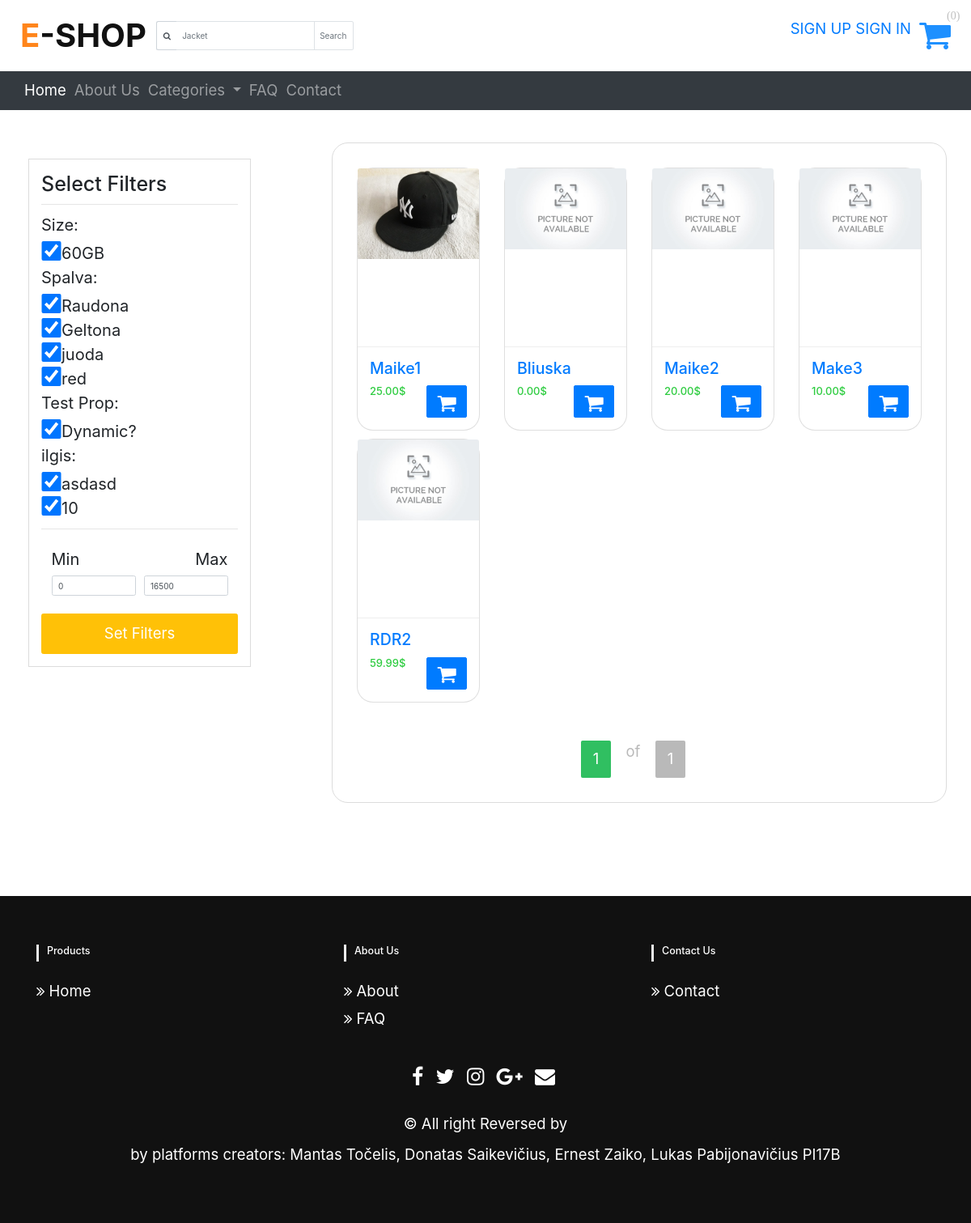
The page / on the database its author committed.
### products/models.py (models this page shows, shortened)
class Property(models.Model):
    name = models.CharField(max_length=60)
    description = models.CharField(max_length=1000, blank=True)
    product = models.ForeignKey(Product, on_delete=models.CASCADE)

class Product(models.Model):
    title = models.CharField(max_length=30)
    price = models.DecimalField(decimal_places=2, max_digits=7, default=0)
    productCode = models.CharField(max_length=30, default="")
    categories = models.ForeignKey(Category, default=1, blank=True, on_delete=models.CASCADE)
    quantity = models.PositiveIntegerField(default=0)

class ProductImage(models.Model):
    product = models.ForeignKey(Product, null=True, on_delete=models.CASCADE)
    image = models.ImageField(upload_to=  upload_path_handler)

### frontend/views.py (the view)
# urls.py: 2. Add a URL to urlpatterns:  path('', views.home, name='home')
def home(request, products=None, message=None):
    term = request.POST.get('term')
    if not products:
        products = product_helpers.get_products(request)
    if term:
        term = request.POST.get('term')
        products = product_helpers.search_products((term))
    if term and len(products) > 0:
        paginator = Paginator(products, len(products))
    else:
        paginator = Paginator(products, 9)
    page = request.GET.get('page')
    products = paginator.get_page(page)
    return render(request, 'frontend/home.html', {
        "products": products,
    })

### eshop/context_processors.py (called while the page is built)
def categories_list(request):
    categories_list = Category.objects.filter(level__lte=1)
    return {'categories': categories_list}

def properties_list(request):
    attributes = Property.objects.order_by(
        'name').values('name', 'description').distinct()
    attributes_temp = []
    lastName = ""
    for att in attributes:
        if att['name'] == lastName:
            attributes_temp.append(att)
        else:
            lastName = att['name']
            attributes_temp.append({'globalName': att['name']})
            attributes_temp.append(att)
    return {'properties': attributes_temp}

### products/views.py (called while the page is built)
def get_products(request):
    products = Product.objects.all()
    return products

### frontend/templates/frontend/home.html (shortened to what this page needs)
{% extends "frontend/base.html" %} {% block content %}
<div class="container-fluid">
  <div class="row p-4 justify-content-between">
    <div class="col-md-3 side-menu-container">
      <div class="row ">
        <div class="container p-4" style="border: 1px solid gainsboro">
          {% include "frontend/components/filterSide.html" %}
        </div>
      </div>
    </div>
    <div class="col-md-8 product-container ">
      <div class="row flex-column  ">
        <div class="col">
          <div class="row">
              {% include "frontend/components/products.html" %}
          </div>
        </div>
        {% if products %}
        <div class="col justify-content-center pagination">
          {% include "frontend/components/product-pagination.html" %}
        </div>
        {% endif %}
      </div>
    </div>
    {% endblock %}

### frontend/templates/frontend/components/filterSide.html
<div class="cardx">
    <h1>Select Filters</h1>
    <hr />
    <form method="GET" action="/filter/">
        <div class="d-flex flex-column justify-content-around ">
            {% if propertiesCust %}
                {% for prop in propertiesCust %}
                    <div class="d-flex flex-row justify-content-between">
                        {% if prop.globalName %}
                            <div>
                                <label>{{prop.globalName}}:</label>
                            </div>
                        {% else %}
                            <div class="d-flex flex-row">
                                    <span class="check-input"><input   class="form-control" type="checkbox" name="{{prop.name}}" value="{{prop.description}}" id="prop-{{prop.pk}}" checked></span>
                                    <span>{{prop.description}}</span>
                            </div>
                        {% endif %}
                    </div>
                {% endfor %}
            {% else %}
                {% for prop in properties %}
                    <div class="d-flex flex-row justify-content-between" >
                    {% if prop.globalName %}
                        <div>
                            <label>{{prop.globalName}}:</label>
                        </div>
                    {% else %}
                        <div class="d-flex flex-row">
                                <span class="check-input"><input   id="prop-{{prop.pk}}" class="form-control" type="checkbox" name="{{prop.name}}" value="{{prop.description}}" checked></span>
                                <span>{{prop.description}}</span>
                        </div>
                    {% endif %}
                    </div>
                {% endfor %}
        {% endif %}
        </div>
        <hr/>
        <div class="filter-content">
            <div class="card-body">
                <div class="form-row">
                    <div class="form-group col-md-6">
                        <label>Min</label>
                        <input value="0" name="minPrice" type="number" class="form-control" id="inputEmail4" placeholder="$0" />
                    </div>
                    <div class="form-group col-md-6 text-right">
                        <label>Max</label>
                        <input  value="16500" name="maxPrice" type="number" class="form-control" placeholder="$1,0000" />
                    </div>
                </div>
            </div>
        </div>
        <button class="btn btn-warning text-white update-prop-btn"  id="update-prop-btn" type="submit">Set Filters</button>
    </form>
</div>

### frontend/templates/frontend/components/products.html (shortened to what this page needs)
{% if products %} {% for product in products %}
<div class="col-md-3">
  <figure class="card card-product">
    <a class="img-wrap" href="{% url 'product-view' product_id=product.id %}">
      {% if product.productimage_set.first %}
      <img src="{{ product.productimage_set.first.image.url }}" />
      {% else %}
      <img src="/media/other/default-image.png" />
      {% endif %}
    </a>
    <figcaption class="info-wrap">
      <h6 class="title text-dots">
        <a href="{% url 'product-view' product_id=product.id %}"
          >{{product.title}}</a
        >
      </h6>
      <div class="action-wrap">
        <a
          href="{% url 'product-view' product_id=product.id %}"
          class="btn btn-primary btn-sm float-right cart-logo"
        >
          <i class="fa fa-shopping-cart"></i>
        </a>
        <div class="price-wrap h5">
          <span class="price-new">{{product.price}}$</span>
        </div>
      </div>
    </figcaption>
  </figure>
</div>
{% endfor %} {% else %}
<p class="text-danger">Currently, there is no products for this category...</p>
{% endif %}

### frontend/static/css/style.css (style rules this page uses)
html { font-size: 62.5%; }
body { font-size: 1.85rem; }
.side-menu-container { padding: 2rem; font-size: 2rem; }
.btn { cursor: pointer; }
.product-container { padding: 3rem; border: 1px solid gainsboro !important; border-radius: 2rem 2rem; }
.card-product { border-radius: 2rem 2rem; }
.card-product:after { content: ''; display: table; clear: both; visibility: hidden; }
.card-product .price-new, .card-product .price { margin-right: 5px; color: #2ecc40; }
.price-old, .price-new { font-size: 1.3rem !important; }
.card-product .img-wrap { border-radius: 3px 3px 0 0; overflow: hidden; position: relative; height: 220px; text-align: center; }
.card-product .img-wrap img { max-height: 100%; max-width: 100%; object-fit: cover; }
.card-product .info-wrap { overflow: hidden; padding: 15px; border-top: 1px solid #eee; }
.card-product .action-wrap { padding-top: 4px; margin-top: 4px; }
.card-product .title { font-size: 1.95rem !important; margin-top: 0; }
.cart-logo { font-size: 2.5rem; height: 4rem; width: 5rem; }
.pagination { text-align: center; margin-top: 1em; }
#update-prop-btn { padding: 1rem !important; font-size: 1.85rem; width: 100%; }
.check-input { height: 25px; width: 25px; }

### rows shown on the page
Property: globalName "Size", description "60GB"
Property: description "Raudona"
Property: description "Geltona"
Property: description "juoda"
Property: description "red"
Property: globalName "Test Prop", description "Dynamic?"
Property: description "asdasd"
Product: productimage_set.first.image (picture), title "Maike1", price "25.00"
Product: title "Bliuska", price "0.00"
Product: title "Maike2", price "20.00"
Product: title "Make3", price "10.00"
Product: title "RDR2", price "59.99"

### other values the page prints
{{ prop.globalName }} "Spalva" "ilgis"
{{ prop.description }} "10"
{{ products.number }} "1"
{{ products.paginator.num_pages }} "1"
